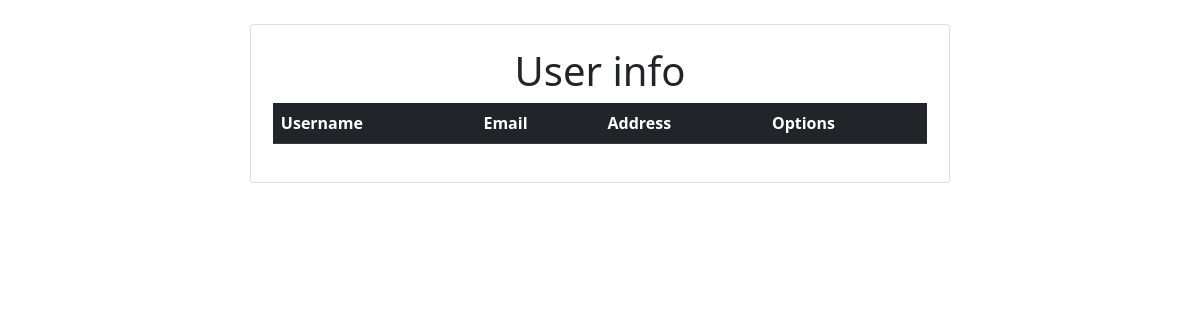
Page /display_info/ on the earlier database version.
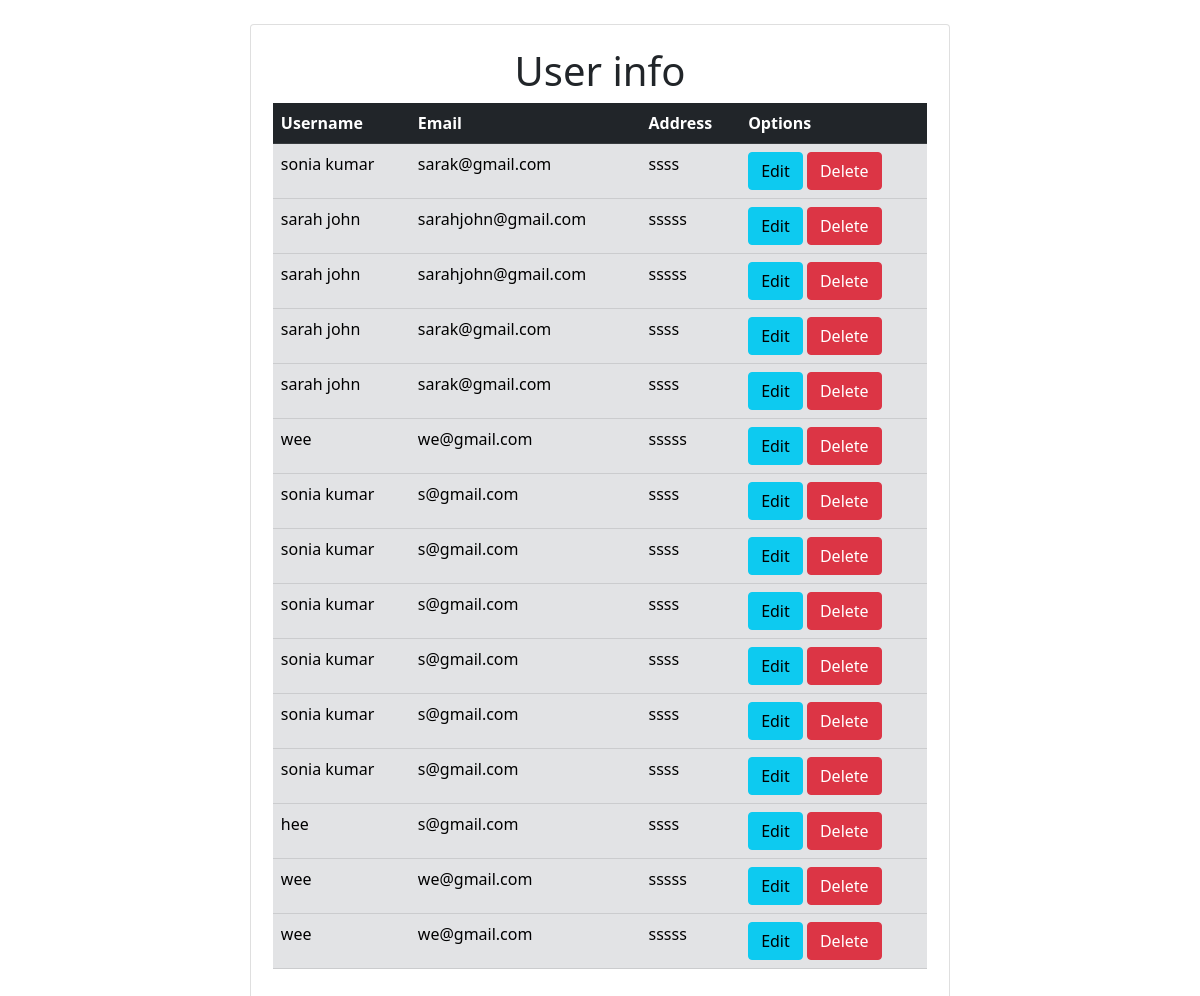
Same page on the later database version.
### website/models.py (models this page shows)
class User_info(models.Model):
    id=models.UUIDField(default=uuid.uuid4,unique=True,primary_key=True,editable=False)
    username=models.CharField(max_length=15)
    email=models.EmailField(max_length=32)
    password=models.CharField(max_length=32)
    address=models.CharField(max_length=200)

### website/views.py (the view)
# urls.py: path('display_info/',views.display_info,name="display_info"),
def display_info(request):
    all_entries=User_info.objects.all()
    return render(request, 'display_info.html', {'entries':all_entries})

### website/templates/display_info.html (shortened to what this page needs)
{%   extends 'layout.html'       %}
{% block content  %}
<div class="container">
    <div class="card">
        <h1><center>User info</center> </h1>
        <table class="table table-secondary table-hover">
            <tr class="table table-dark">
                <th>Username</th>
                <th>Email</th>
                <th>Address</th>
                <th>Options</th>
            </tr>
        {% for entry in entries         %}
            <tr >
                <td >{{entry.username}}</td>
                <td >{{entry.email}}</td>
                <td >{{entry.address}}</td>
                <td><button class="btn btn-info" >Edit</button>
                <button id="del" class="btn btn-danger">Delete</button></td>
                </tr>
        {%  endfor     %}
            </table>
    </div>
</div>
{%  endblock    %}

Differences in the rows shown:
added User_info: username "sonia kumar", email "sarak@gmail.com", address "ssss"
added User_info: username "sarah john", email "sarahjohn@gmail.com", address "sssss"
added User_info: username "sarah john", email "sarahjohn@gmail.com", address "sssss"
added User_info: username "sarah john", email "sarak@gmail.com", address "ssss"
added User_info: username "sarah john", email "sarak@gmail.com", address "ssss"
added User_info: username "wee", email "we@gmail.com", address "sssss"
added User_info: username "sonia kumar", email "s@gmail.com", address "ssss"
added User_info: username "sonia kumar", email "s@gmail.com", address "ssss"
added User_info: username "sonia kumar", email "s@gmail.com", address "ssss"
added User_info: username "sonia kumar", email "s@gmail.com", address "ssss"
added User_info: username "sonia kumar", email "s@gmail.com", address "ssss"
added User_info: username "sonia kumar", email "s@gmail.com", address "ssss"
added User_info: username "hee", email "s@gmail.com", address "ssss"
added User_info: username "wee", email "we@gmail.com", address "sssss"
added User_info: username "wee", email "we@gmail.com", address "sssss"
